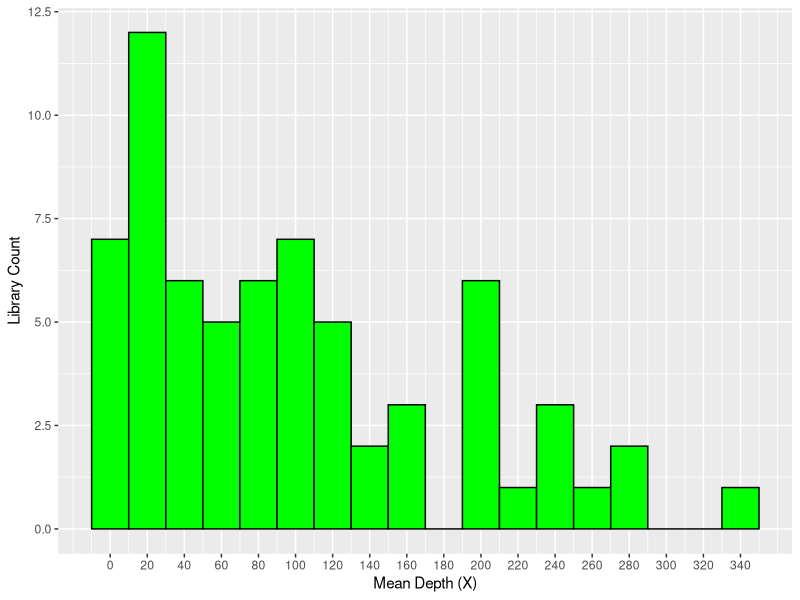
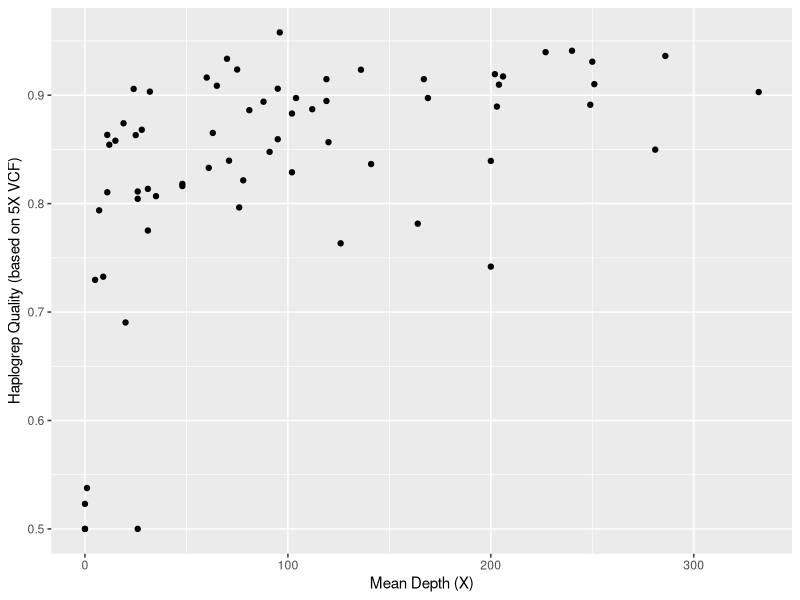

Write R code to recreate these figures, in order.
# =============================================================================
# Title: figs_s4_s6_plots.r
# Author: Laura N. Pott
# Date: 2026-06-05
# Description: R script to create a depth histogram & plot of haplogroup classification vs depth
# Usage: run interactively in RStudio IDE
# =============================================================================

# 1. load libraries
library(ggplot2)

# 2. setwd
setwd("/users/9/pott0195/01_chapter1/figures/02_seqstats")

# 3. read in text file
stats <- read.table("seq_stats.txt", 
                    header = TRUE,
                    sep = "\t", # tab
                    quote = "", # Ignore quotes
                    fill = TRUE, # Fill missing columns
                    stringsAsFactors = FALSE)

# 4. histogram
hist <- ggplot(stats, aes(x=cov_mean)) + 
  geom_histogram(binwidth = 20, color = "black", fill = "green") +
  scale_x_continuous(breaks = seq(0,350, by=20)) +
  xlab("Mean Depth (X)") +
  ylab("Library Count")
  
# 5. graph of haplogrep quality vs coverage
scatter <- ggplot(stats, aes(x=cov_mean, y=Quality_5x)) +
  geom_point() +
  xlab("Mean Depth (X)") +
  ylab("Haplogrep Quality (based on 5X VCF)")

# 6. print to pdf
pdf("fig_s4_hist.pdf")
hist
dev.off()

pdf("fig_s6_scatter.pdf")
scatter
dev.off()
